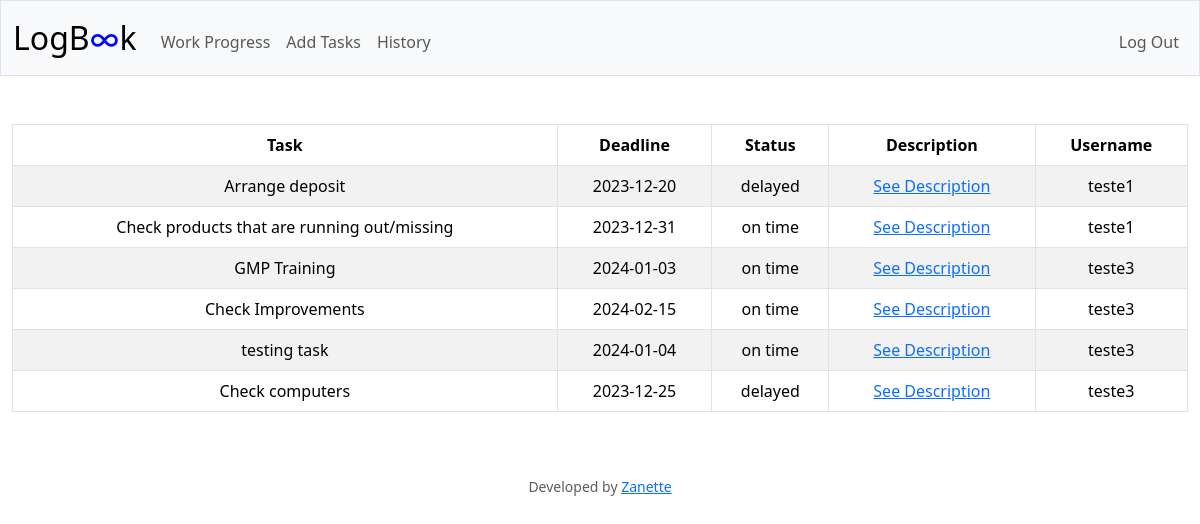
Page /history (signed in) on the committed database.
### tables this page shows
CREATE TABLE history (
    id INTEGER PRIMARY KEY AUTOINCREMENT,
    user_id INTEGER NOT NULL,
    tasktitle TEXT,
    description TEXT,
    status TEXT,
    date DATETIME,
    deadline DATETIME
);

CREATE TABLE users (
    id INTEGER PRIMARY KEY AUTOINCREMENT,
    username TEXT NOT NULL UNIQUE,
    hash TEXT NOT NULL,
    user_email TEXT NOT NULL,
    is_approved INTEGER DEFAULT 0
);

### app.py (the view)
@app.route("/history")
@login_required
def history():
    history_data = db.execute("SELECT history.*, users.username FROM history JOIN users ON history.user_id = users.id")
    return render_template("history.html", history_data=history_data)

### app.py (called while the page is built)
@app.after_request
def after_request(response):
    response.headers["Cache-Control"] = "no-cache, no-store, must-revalidate"
    response.headers["Expires"] = 0
    response.headers["Pragma"] = "no-cache"
    return response

def login_required(f):
    @wraps(f)
    def decorated_function(*args, **kwargs):
        if session.get("user_id") is None:
            return redirect("/login")
        return f(*args, **kwargs)
    return decorated_function

### templates/history.html (shortened to what this page needs)
{% extends "layout.html" %}
{% block main %}
    <table class="table table-bordered table-striped">
        <thead class="thead-light">
            <tr>
                <th scope="col">Task</th>
                <th scope="col">Deadline</th>
                <th scope="col">Status</th>
                <th scope="col">Description</th>
                <th scope="col">Username</th>
            </tr>
        </thead>
        <tbody>
            {% for row in history_data %}
                <tr>
                    <td>{{ row["tasktitle"] }}</td>
                    <td>{{ row["deadline"] }}</td>
                    <td>{{ row["status"] }}</td>
                    <td><a href="{{ url_for('description', id=row['id']) }}">See Description</a></td>
                    <td>{{ row["username"] }}</td>
                </tr>
            {% endfor %}
        </tbody>
    </table>
{% endblock %}

### templates/layout.html (shortened to what this page needs)
<!DOCTYPE html>
<html lang="en">
    <head>
        <link href="https://cdn.jsdelivr.net/npm/bootstrap@5.3.2/dist/css/bootstrap.min.css" rel="stylesheet">
        <link href="/static/styles.css" rel="stylesheet">
    </head>
    <body>
        <nav class="bg-light border navbar navbar-expand-md navbar-light">
            <div class="container-fluid">
                <a class="navbar-brand" href="/">LogB<span class="blue">∞</span>k</a>
                <div class="collapse navbar-collapse" id="navbar">
                    {% if session["user_id"] %}
                        <ul class="navbar-nav me-auto mt-2">
                            <li class="nav-item"><a class="nav-link" href="/">Work Progress</a></li>
                            <li class="nav-item"><a class="nav-link" href="/leader">Add Tasks</a></li>
                            <li class="nav-item"><a class="nav-link" href="/history">History</a></li>
                        </ul>
                        <ul class="navbar-nav ms-auto mt-2">
                            <li class="nav-item"><a class="nav-link" href="/logout">Log Out</a></li>
                        </ul>
                    {% else %}
                        <ul class="navbar-nav ms-auto mt-2">
                            <li class="nav-item"><a class="nav-link" href="/register">Register</a></li>
                            <li class="nav-item"><a class="nav-link" href="/login">Log In</a></li>
                        </ul>
                    {% endif %}
                </div>
            </div>
        </nav>
        <main class="container-fluid py-5 text-center">
            {% block main %}{% endblock %}
        </main>
        <footer class="mb-5 small text-center text-muted">
            Developed by <a href="https://github.com/Zanette93">Zanette</a>
        </footer>
    </body>
</html>

### static/styles.css (style rules this page uses)
nav .navbar-brand { font-size: xx-large; }
nav .navbar-brand .blue { color: #0000ff; }

### rows in the picture
history: tasktitle "Arrange deposit", deadline "2023-12-20", status "delayed", username "teste1"
history: tasktitle "Check products that are running out/missing", deadline "2023-12-31", status "on time", username "teste1"
history: tasktitle "GMP Training", deadline "2024-01-03", status "on time", username "teste3"
history: tasktitle "Check Improvements", deadline "2024-02-15", status "on time", username "teste3"
history: tasktitle "testing task", deadline "2024-01-04", status "on time", username "teste3"
history: tasktitle "Check computers", deadline "2023-12-25", status "delayed", username "teste3"
